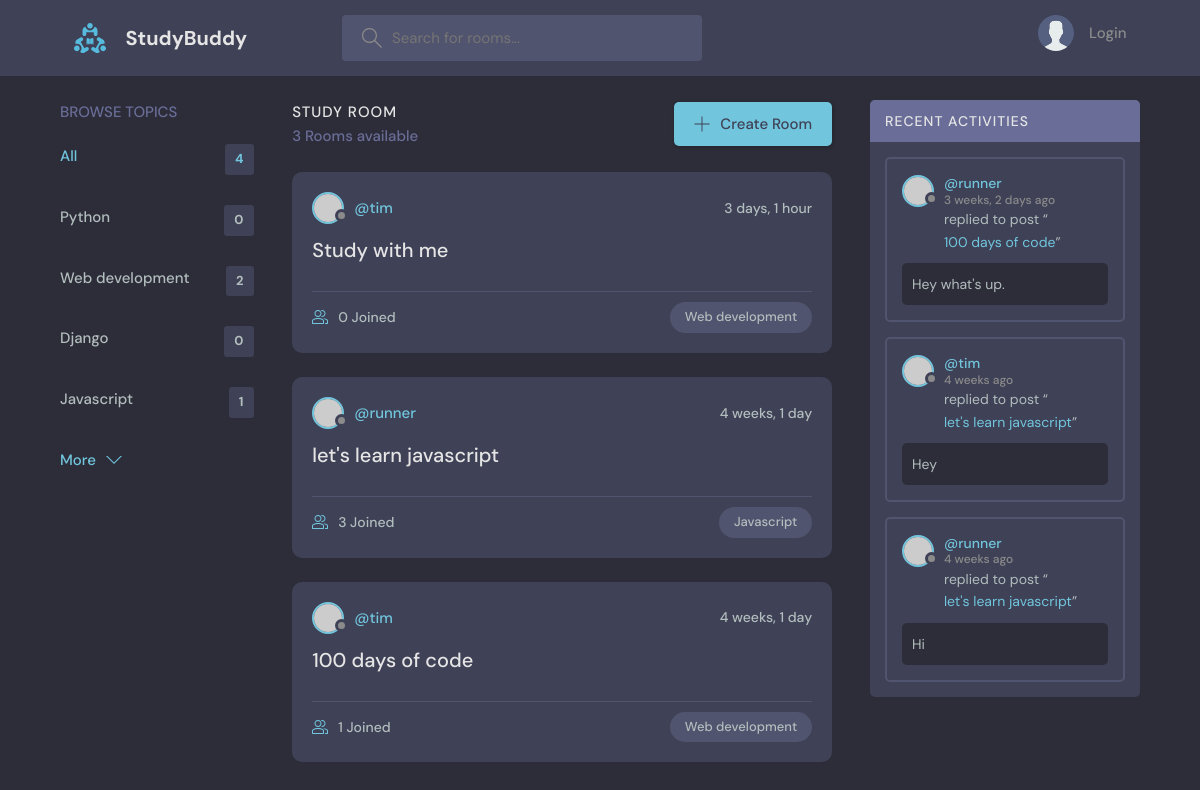
/, run on an earlier commit of the app's database.
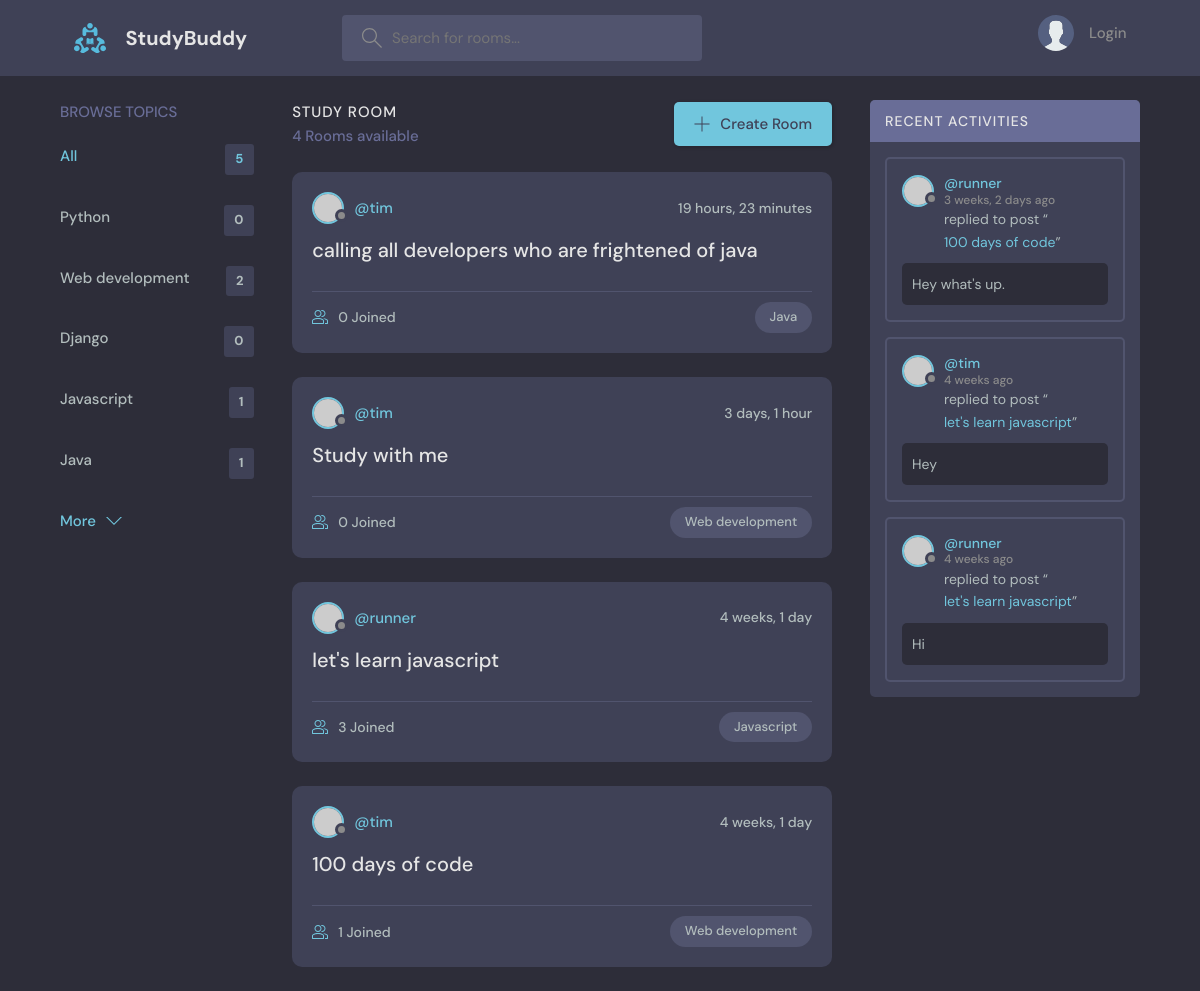
And on a later commit of the database.
### base/models.py (models this page shows, shortened)
class Topic(models.Model):
    name = models.CharField(max_length=200)

class Room(models.Model):
    host = models.ForeignKey(User, on_delete=models.SET_NULL, null=True)
    topic = models.ForeignKey(Topic, on_delete=models.SET_NULL, null=True)
    name = models.CharField(max_length=200)
    description = models.TextField(null=True, blank=True)
    participants = models.ManyToManyField(User,
                                          related_name='participants',
                                          blank=True)
    updated = models.DateTimeField(auto_now=True)
    created = models.DateTimeField(auto_now_add=True)
    class Meta:
        ordering = ['-updated', '-created']

class Message(models.Model):
    user = models.ForeignKey(User, on_delete=models.CASCADE)
    room = models.ForeignKey(Room, on_delete=models.CASCADE)
    body = models.TextField()
    updated = models.DateTimeField(auto_now=True)
    created = models.DateTimeField(auto_now_add=True)
    class Meta:
        ordering = ['-updated', '-created']

### base/views.py (the view)
# urls.py: path('', views.home, name='home'),
def home(request):
    q = request.GET.get('q') if request.GET.get('q') != None else ''
    rooms = Room.objects.filter(
        Q(topic__name__icontains=q) |
        Q(name__icontains=q) |
        Q(description__icontains=q))
    topics = Topic.objects.all()
    room_count = rooms.count()
    room_messages = Message.objects.filter(Q(room__topic__name__icontains=q))
    context = {'rooms': rooms, 'topics': topics, 'room_count': room_count, 'room_messages': room_messages}
    return render(request, "base/home.html", context)

### base/templates/base/home.html (shortened to what this page needs)
{% extends 'main.html' %}
{% block content %}
    <main class="layout layout--3">
      <div class="container">
          {% include 'base/topics_component.html' %}
        <div class="roomList">
          <div class="roomList__header">
            <div>
              <h2>Study Room</h2>
              <p>{{room_count}} Rooms available</p>
            </div>
            <a class="btn btn--main" href="{% url 'create-room' %}">
              <svg version="1.1" xmlns="http://www.w3.org/2000/svg" width="32" height="32" viewBox="0 0 32 32">
                <title>add</title>
                <path
                  d="M16.943 0.943h-1.885v14.115h-14.115v1.885h14.115v14.115h1.885v-14.115h14.115v-1.885h-14.115v-14.115z"
                ></path>
              </svg>
              Create Room
            </a>
          </div>
          {% include 'base/feed_component.html' %}
        </div>
          {% include 'base/activity_component.html' %}
      </div>
    </main>
{% endblock %}

### base/templates/base/topics_component.html
<div class="topics">
  <div class="topics__header">
    <h2>Browse Topics</h2>
  </div>
  <ul class="topics__list">
    <li>
      <a href="{% url 'home' %}" class="active">All <span>{{topics.count}}</span></a>
    </li>
    {% for topic in topics %}
      <li>
        <a href="{% url 'home' %}?q={{topic.name}}">{{topic.name}}<span>{{topic.room_set.all.count}}</span></a>
      </li>
    {% endfor %}
  </ul>
  <a class="btn btn--link" href="topics.html">
    More
    <svg version="1.1" xmlns="http://www.w3.org/2000/svg" width="32" height="32" viewBox="0 0 32 32">
      <title>chevron-down</title>
      <path d="M16 21l-13-13h-3l16 16 16-16h-3l-13 13z"></path>
    </svg>
  </a>
</div>

### base/templates/base/feed_component.html
{% for room in rooms %}
<div class="roomListRoom">
  <div class="roomListRoom__header">
    <a href="{% url 'user-profile' room.host.id %}" class="roomListRoom__author">
      <div class="avatar avatar--small">
        <img src="https://randomuser.me/api/portraits/women/11.jpg" />
      </div>
      <span>@{{room.host.username}}</span>
    </a>
    <div class="roomListRoom__actions">
      <span>{{room.created|timesince}}</span>
    </div>
  </div>
  <div class="roomListRoom__content">
    <a href="{% url 'room' room.id %}">{{room.name}}</a>
  </div>
  <div class="roomListRoom__meta">
    <a href="{% url 'room' room.id %}" class="roomListRoom__joined">
      <svg version="1.1" xmlns="http://www.w3.org/2000/svg" width="32" height="32" viewBox="0 0 32 32">
        <title>{{room.topic.name}}</title>
        <path
          d="M30.539 20.766c-2.69-1.547-5.75-2.427-8.92-2.662 0.649 0.291 1.303 0.575 1.918 0.928 0.715 0.412 1.288 1.005 1.71 1.694 1.507 0.419 2.956 1.003 4.298 1.774 0.281 0.162 0.456 0.487 0.456 0.85v4.65h-4v2h5c0.553 0 1-0.447 1-1v-5.65c0-1.077-0.56-2.067-1.461-2.584z"
        ></path>
        <path
          d="M22.539 20.766c-6.295-3.619-14.783-3.619-21.078 0-0.901 0.519-1.461 1.508-1.461 2.584v5.65c0 0.553 0.447 1 1 1h22c0.553 0 1-0.447 1-1v-5.651c0-1.075-0.56-2.064-1.461-2.583zM22 28h-20v-4.65c0-0.362 0.175-0.688 0.457-0.85 5.691-3.271 13.394-3.271 19.086 0 0.282 0.162 0.457 0.487 0.457 0.849v4.651z"
        ></path>
        <path
          d="M19.502 4.047c0.166-0.017 0.33-0.047 0.498-0.047 2.757 0 5 2.243 5 5s-2.243 5-5 5c-0.168 0-0.332-0.030-0.498-0.047-0.424 0.641-0.944 1.204-1.513 1.716 0.651 0.201 1.323 0.331 2.011 0.331 3.859 0 7-3.141 7-7s-3.141-7-7-7c-0.688 0-1.36 0.131-2.011 0.331 0.57 0.512 1.089 1.075 1.513 1.716z"
        ></path>
        <path
          d="M12 16c3.859 0 7-3.141 7-7s-3.141-7-7-7c-3.859 0-7 3.141-7 7s3.141 7 7 7zM12 4c2.757 0 5 2.243 5 5s-2.243 5-5 5-5-2.243-5-5c0-2.757 2.243-5 5-5z"
        ></path>
      </svg>
      {{room.participants.all.count}} Joined
    </a>
    <p class="roomListRoom__topic">{{room.topic.name}}</p>
  </div>
</div>
{% endfor %}

### base/templates/base/activity_component.html (shortened to what this page needs)
<div class="activities">
  <div class="activities__header">
    <h2>Recent Activities</h2>
  </div>
  {% for message in room_messages %}
  <div class="activities__box">
    <div class="activities__boxHeader roomListRoom__header">
      <a href="{% url 'user-profile' message.user.id %}" class="roomListRoom__author">
        <div class="avatar avatar--small">
          <img src="https://randomuser.me/api/portraits/women/11.jpg" />
        </div>
        <p>
          @{{message.user}}
          <span>{{message.created|timesince}} ago</span>
        </p>
      </a>
    </div>
    <div class="activities__boxContent">
      <p>replied to post “<a href="{% url 'room' message.room.id %}">{{message.room.name}}</a>”</p>
      <div class="activities__boxRoomContent">
        {{message.body}}
      </div>
    </div>
  </div>
  {% endfor %}
</div>

What changed in the data, as far as the page shows it:
added Topic: name "Java", room_set.all.count "1"
added Room: host.username "tim", created "19 hours, 23 minutes", name "calling all developers who are frightened of java", participants.all.count "0", topic.name "Java"
Also different on the page:
{{ topics.count }}: "4" → "5"
{{ room_count }}: "3" → "4"
